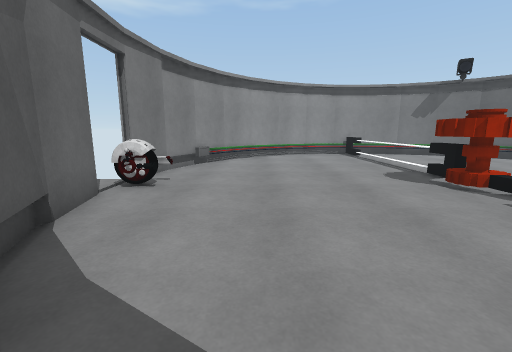
[1] (above)

12 first-person views from a walk through a Unity game level. The camera is 1.3 m above the floor, tilts 10° down and sees 90° across. The floor is counted in squares, 1 m on a side. Each view is taken from the middle of a square. On the plan, view 1 faces up. The plan holds only what a view shows up to about 13 squares ahead; the rest is blank. The place goes on beyond the plan. Some animated figures are left out. Door leaves are left out, so doorways stand open.

[2]
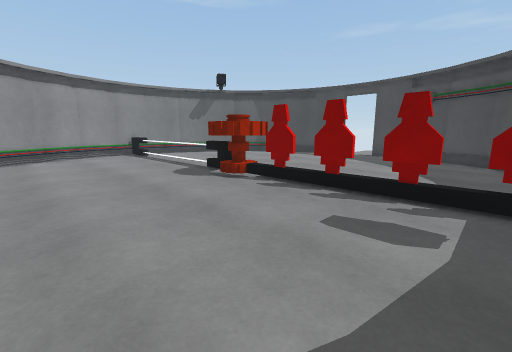

[3]
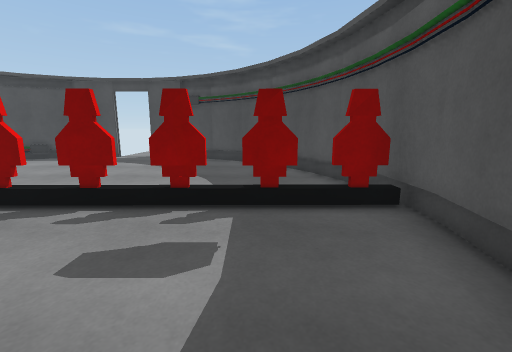

[4]
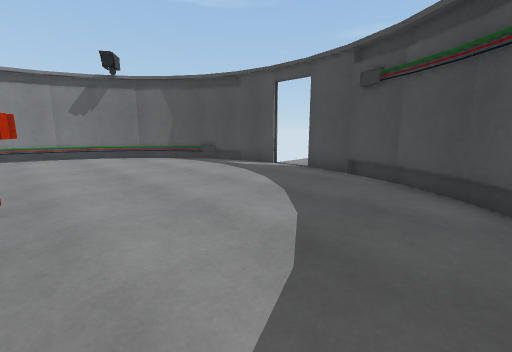

[5]
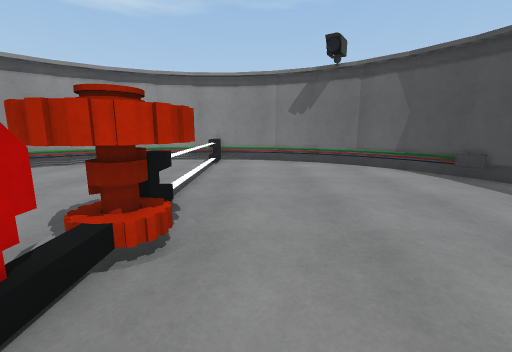

[6]
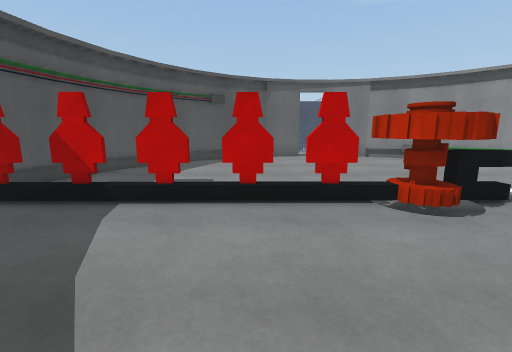

[7]
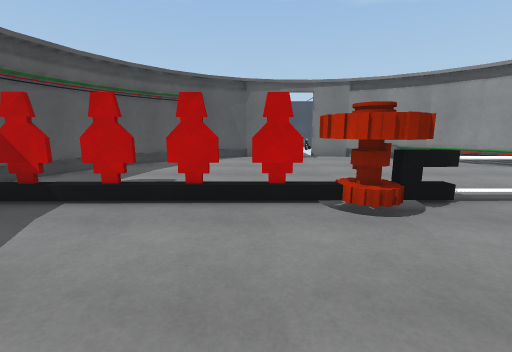

[8]
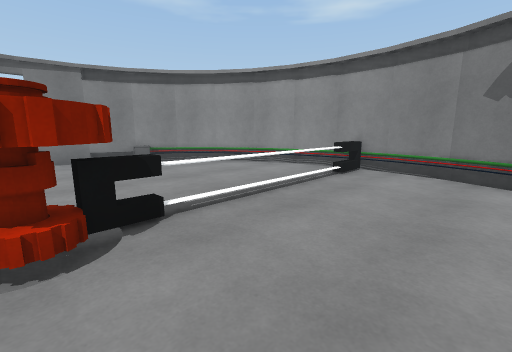

[9]
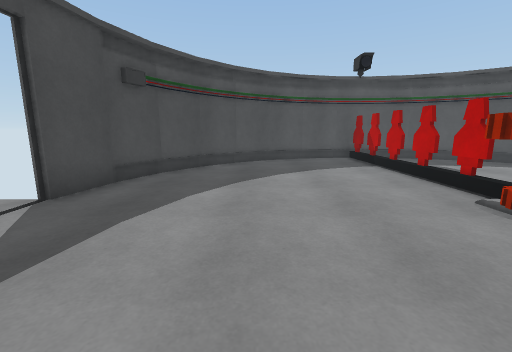

[10]
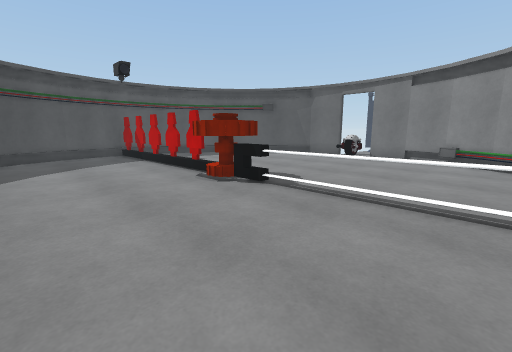

[11]
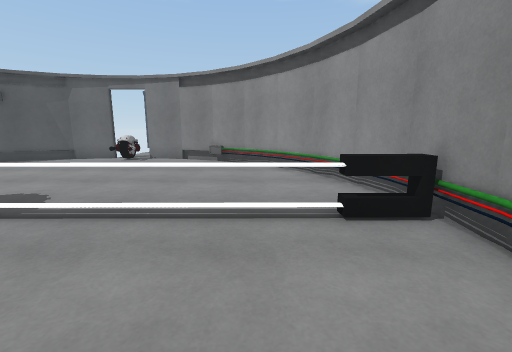

[12]
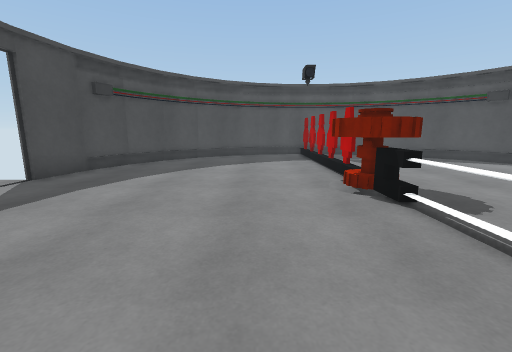

### Floor plan
Key: @ floor where view 1 was taken; # wall or solid block; x gap in a wall; . floor; D open door; = window, fence, low wall or low ledge.
Columns run from 4 left of view 1 to 14 right of it. Each row starts with its distance up from view 1.
 15       #######
 14     ###..=..###
 13    ##....#....###
 12   ##.....#......#
 11   #......#......##
 10  ##......#.......##
  9  #.......#........#
  8  #.......#........#
  7  D.......#........D
  6 DD=......##.......D
  5 #x.......#........#
  4  #.......x........#
  3  #.......x........#
  2  #...............##
  1  ##......x......##
  0   ##@....#......#
 -1    ##.........###
 -2     ####.#..###
 -3        ######

Positions as (right, up) in squares from view 1, and headings:
1: (0, 0), facing up
2: (0, 0), facing up-right
3: (1, 0), facing right
4: (6, 0), facing up-right
5: (7, 3), facing up
6: (10, 3), facing left
7: (10, 4), facing left
8: (9, 6), facing up-left
9: (10, 10), facing down
10: (10, 12), facing down-left
11: (9, 12), facing left
12: (8, 12), facing down
